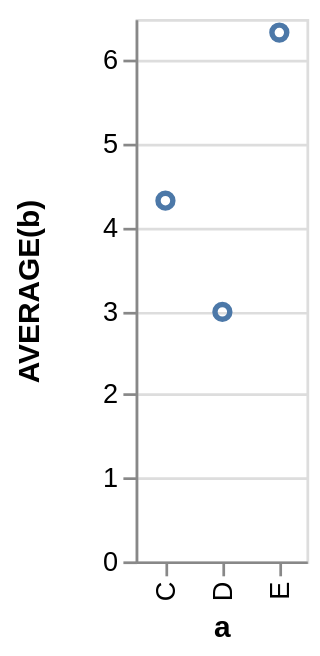

Describe this chart as a Vega-Lite specification.
### Vega specification from a JSON file in a GitHub repository (floating-point values rounded to 4 significant figures)
{"$schema": "https://vega.github.io/schema/vega/v3.0.json", "autosize": "pad", "padding": 5, "style": "cell", "data": [{"name": "source_0", "values": [{"a": "C", "b": 2}, {"a": "C", "b": 7}, {"a": "C", "b": 4}, {"a": "D", "b": 1}, {"a": "D", "b": 2}, {"a": "D", "b": 6}, {"a": "E", "b": 8}, {"a": "E", "b": 4}, {"a": "E", "b": 7}]}, {"name": "data_0", "source": "source_0", "transform": [{"type": "formula", "expr": "toNumber(datum[\"b\"])", "as": "b"}, {"type": "aggregate", "groupby": ["a"], "ops": ["average"], "fields": ["b"], "as": ["average_b"]}]}], "signals": [{"name": "x_step", "value": 21}, {"name": "width", "update": "bandspace(domain('x').length, 1, 0.5) * x_step"}, {"name": "height", "update": "200"}], "marks": [{"name": "marks", "type": "symbol", "style": ["point"], "from": {"data": "data_0"}, "encode": {"update": {"x": {"scale": "x", "field": "a"}, "y": {"scale": "y", "field": "average_b"}, "stroke": {"value": "#4c78a8"}, "fill": {"value": "transparent"}}}}], "scales": [{"name": "x", "type": "point", "domain": {"data": "data_0", "field": "a", "sort": true}, "range": {"step": {"signal": "x_step"}}, "round": true, "padding": 0.5}, {"name": "y", "type": "linear", "domain": {"data": "data_0", "field": "average_b"}, "range": [{"signal": "height"}, 0], "round": true, "nice": true, "zero": true}], "axes": [{"scale": "x", "orient": "bottom", "title": "a", "zindex": 1, "encode": {"labels": {"update": {"angle": {"value": 270}, "align": {"value": "right"}, "baseline": {"value": "middle"}}}}}, {"scale": "y", "labelOverlap": true, "orient": "left", "tickCount": {"signal": "ceil(height/40)"}, "title": "AVERAGE(b)", "zindex": 1}, {"scale": "y", "domain": false, "grid": true, "labels": false, "maxExtent": 0, "minExtent": 0, "orient": "left", "tickCount": {"signal": "ceil(height/40)"}, "ticks": false, "zindex": 0, "gridScale": "x"}], "config": {"axis": {"domainColor": "#888", "tickColor": "#888"}, "axisY": {"minExtent": 30}}}
